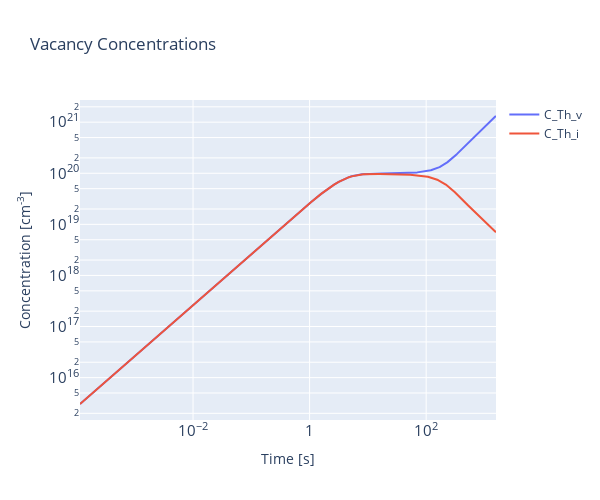
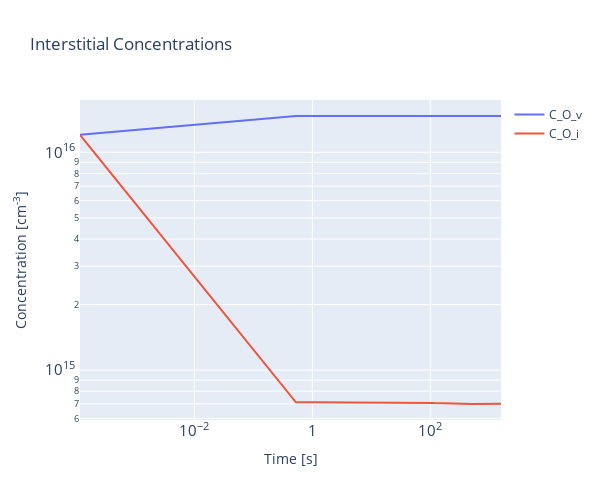
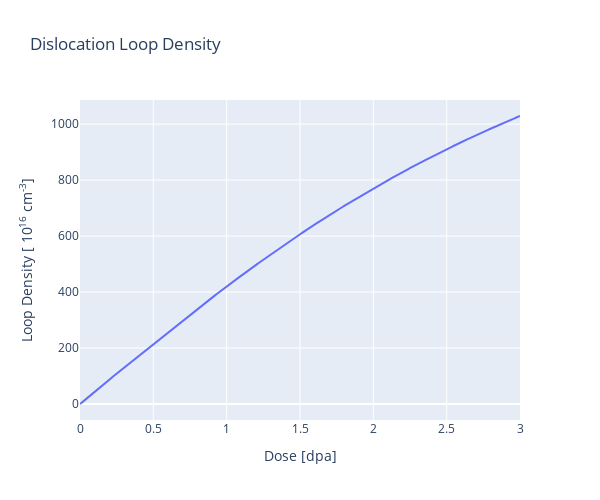
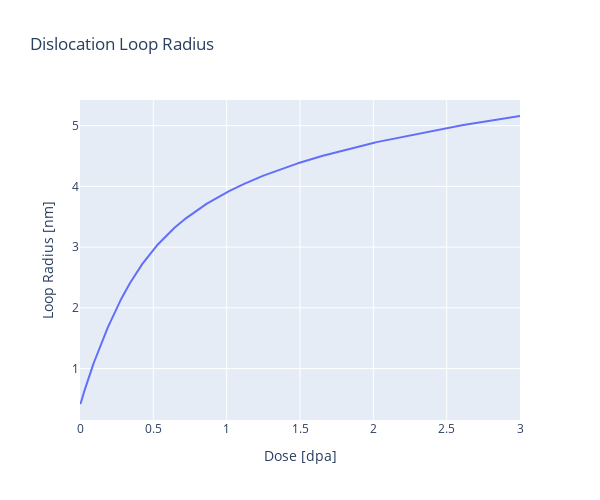

Notebook code cell kept with these figures, in order:
### Code cell
solution = solve_ivp(ODE_system, method='BDF', t_span=t_span, y0=y0,
                     args=(ode_params,), t_eval=t_eval)

results = pd.DataFrame(solution.y.T,
                       columns=['C_Th_v','C_O_v','C_Th_i','C_O_i','N_L','R_L'])
results['time'] = solution.t


interactive_plots(results, G_0)

### Figure 1 — Plotly figure (JSON) as saved in the notebook; plotly's stock layout.template omitted (floating-point values rounded to 4 significant figures; data arrays with more than 128 entries replaced by an {"elided": "..."} marker saying what was removed)
{"data": [{"mode": "lines", "name": "C_Th_v", "type": "scatter", "x": {"elided": "3000 float values"}, "y": {"elided": "3000 float values"}}, {"mode": "lines", "name": "C_Th_i", "type": "scatter", "x": {"elided": "3000 float values"}, "y": {"elided": "3000 float values"}}], "layout": {"height": 500, "title": {"text": "Vacancy Concentrations"}, "width": 600, "xaxis": {"exponentformat": "power", "title": {"text": "Time [s]"}, "type": "log"}, "yaxis": {"exponentformat": "power", "title": {"text": "Concentration [cm<sup>-3</sup>]"}, "type": "log"}}}

### Figure 2 — Plotly figure (JSON) as saved in the notebook; plotly's stock layout.template omitted (floating-point values rounded to 4 significant figures; data arrays with more than 128 entries replaced by an {"elided": "..."} marker saying what was removed)
{"data": [{"mode": "lines", "name": "C_O_v", "type": "scatter", "x": {"elided": "3000 float values"}, "y": {"elided": "3000 float values"}}, {"mode": "lines", "name": "C_O_i", "type": "scatter", "x": {"elided": "3000 float values"}, "y": {"elided": "3000 float values"}}], "layout": {"height": 500, "title": {"text": "Interstitial Concentrations"}, "width": 600, "xaxis": {"exponentformat": "power", "title": {"text": "Time [s]"}, "type": "log"}, "yaxis": {"exponentformat": "power", "title": {"text": "Concentration [cm<sup>-3</sup>]"}, "type": "log"}}}

### Figure 3 — Plotly figure (JSON) as saved in the notebook; plotly's stock layout.template omitted (floating-point values rounded to 4 significant figures; data arrays with more than 128 entries replaced by an {"elided": "..."} marker saying what was removed)
{"data": [{"mode": "lines", "name": "N_L", "type": "scatter", "x": {"elided": "3000 float values"}, "y": {"elided": "3000 float values"}}], "layout": {"height": 500, "title": {"text": "Dislocation Loop Density"}, "width": 600, "xaxis": {"title": {"text": "Dose [dpa]"}}, "yaxis": {"title": {"text": "Loop Density [ 10<sup>16</sup> cm<sup>-3</sup>] "}}}}

### Figure 4 — Plotly figure (JSON) as saved in the notebook; plotly's stock layout.template omitted (floating-point values rounded to 4 significant figures; data arrays with more than 128 entries replaced by an {"elided": "..."} marker saying what was removed)
{"data": [{"mode": "lines", "name": "R_L", "type": "scatter", "x": {"elided": "3000 float values"}, "y": {"elided": "3000 float values"}}], "layout": {"height": 500, "title": {"text": "Dislocation Loop Radius"}, "width": 600, "xaxis": {"title": {"text": "Dose [dpa]"}}, "yaxis": {"title": {"text": "Loop Radius [nm]"}}}}
